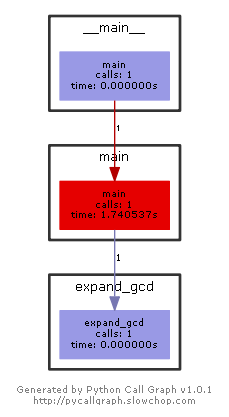

This figure's Python source:
# -*- coding: utf-8 -*-
from pycallgraph import Config
from pycallgraph import GlobbingFilter
from pycallgraph import PyCallGraph
from pycallgraph.output import GraphvizOutput


def gcd(a, b):  # 最大公因数
    c = a
    while c != 0:
        a = b
        b = c
        c = a % b
    return b


def expand_gcd(a, b):  # 欧几里得拓展算法

    '''
    从-1开始记数
    qi = ri-2 // ri-1
    '''
    # 前要判断
    if a == 0:
        if b > 0:
            return 0, 1, b
        else:
            return 0, -1, -b
    if b == 0:
        return 1, 0, a
    if a == 1 and b == 1:
        return 1, 0, 1
    # 准备工作
    t = 1  # 偏项，以便后续列表从i=-1开始，t+i表示第i项
    r = [a, b]
    x = [1, 0]
    y = [0, 1]
    q = [0, 0]

    i = -1

    q.append(r[t + i] // r[t + i + 1])  # q1

    i = 1
    while True:
        x_new = x[t + i - 2] - q[t + i] * x[t + i - 1]  # xi
        y_new = y[t + i - 2] - q[t + i] * y[t + i - 1]  # yi
        x.append(x_new)
        y.append(y_new)

        r_new = a * x[t + i] + b * y[t + i]  # ri
        if r_new == 0:
            break
        r.append(r_new)
        q_new = r[t + i - 1] // r[t + i]
        q.append(q_new)
        i = i + 1
    x_, y_, r_ = x[t + i - 1], y[t + i - 1], r[t + i - 1]

    if r_ < 0:
        x_ = -x_
        y_ = -y_
        r_ = -r_
    if x_ < 0:
        while x_ < 0:
            x_ = abs(b) // r_ + x_
        y_ = (r_ - a * x_) // b
    x_ = int(x_)
    y_ = int(y_)
    r_ = int(r_)
    return x_, y_, r_


def main():
    s = input("")
    a = int(s.split()[0])
    b = int(s.split()[1])

    x, y, r = expand_gcd(a, b)
    print(f"{x} {y} {r}")


if __name__ == "__main__":
    ############################################################################
    '''
        生成函数调用图
    '''
    config = Config()
    config.trace_filter = GlobbingFilter(
        include=[
            '*'
        ]
    )
    config.trace_filter = GlobbingFilter(
        exclude=['pycallgraph.*']
    )
    ############################################################################

    graphviz = GraphvizOutput()
    graphviz.output_file = '欧几里得算法.png'
    with PyCallGraph(output=graphviz, config=config):
        main()
